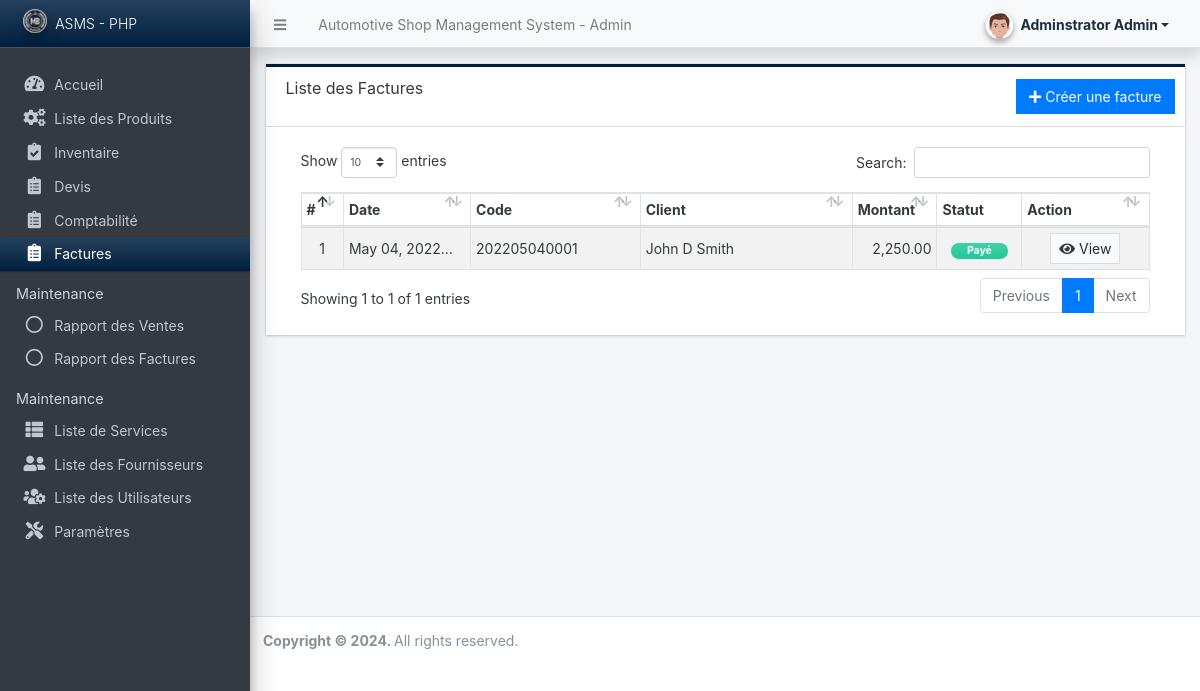
The page /admin/?page=factures (signed in) on the database as committed earlier.
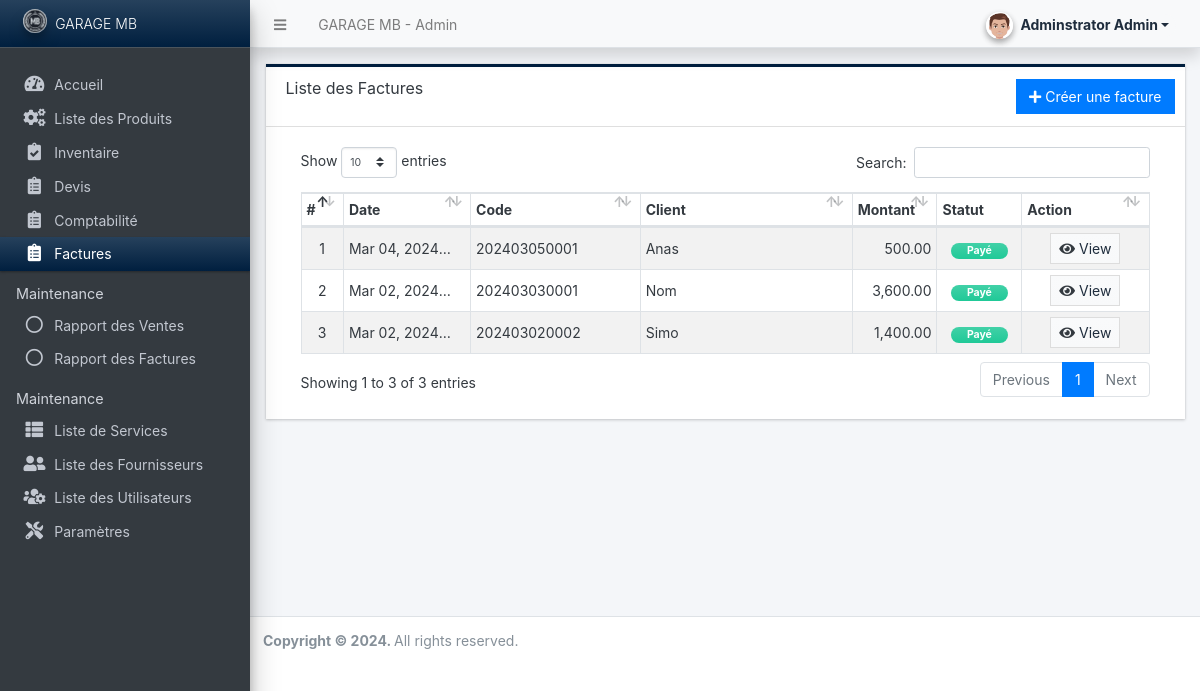
The same page on the database as committed later.
### tables this page shows
CREATE TABLE `transaction_list` (
  `id` int(30) NOT NULL,
  `user_id` int(30) NOT NULL,
  `mechanic_id` int(30) DEFAULT NULL,
  `code` varchar(100) NOT NULL,
  `client_name` text NOT NULL,
  `contact` text NOT NULL,
  `ice` text NOT NULL,
  `rc` text NOT NULL,
  `matricule` text NOT NULL,
  `marque` text NOT NULL,
  `modele` text NOT NULL,
  `kilometrage` text NOT NULL,
  `amount` float(15,2) NOT NULL DEFAULT 0.00,
  `status` tinyint(2) NOT NULL DEFAULT 0 COMMENT '\r\n0=Pending,\r\n1=On-Progress,\r\n2=Done,\r\n3=Paid,\r\n4=Cancelled',
  `date_created` datetime NOT NULL DEFAULT current_timestamp(),
  `date_updated` datetime NOT NULL DEFAULT current_timestamp() ON UPDATE current_timestamp()
);

### config.php (called while the page is built, shortened)
<?php
require_once('classes/DBConnection.php');
require_once('classes/SystemSettings.php');
function validate_image($file){
    global $_settings;
	if(!empty($file)){
        $ex = explode("?",$file);
        $file = $ex[0];
        $ts = isset($ex[1]) ? "?".$ex[1] : '';
		if(is_file(base_app.$file)){
			return base_url.$file.$ts;
		}else{
			return base_url.($_settings->info('logo'));
		}
	}else{
		return base_url.($_settings->info('logo'));
	}
}
function format_num($number = '' , $decimal = ''){
    if(is_numeric($number)){
        $ex = explode(".",$number);
        $decLen = isset($ex[1]) ? strlen($ex[1]) : 0;
        if(is_numeric($decimal)){
            return number_format($number,$decimal);
        }else{
            return number_format($number,$decLen);
        }
    }else{
        return "Invalid Input";
    }
}
function isMobileDevice(){
    $aMobileUA = array(
        '/iphone/i' => 'iPhone',
        '/ipod/i' => 'iPod',
        '/ipad/i' => 'iPad',
        '/android/i' => 'Android',
        '/blackberry/i' => 'BlackBerry',
        '/webos/i' => 'Mobile'
    );
    return false;
}
?>

### classes/DBConnection.php (called while the page is built, shortened)
<?php
class DBConnection{
    private $host = DB_SERVER;
    private $username = DB_USERNAME;
    private $password = DB_PASSWORD;
    private $database = DB_NAME;
    public $conn;
    public function __construct(){
        if (!isset($this->conn)) {
            $this->conn = new mysqli($this->host, $this->username, $this->password, $this->database);
        }
    }
}
?>

### classes/SystemSettings.php (called while the page is built, shortened)
<?php
class SystemSettings extends DBConnection{
	function info($field=''){
		if(!empty($field)){
			if(isset($_SESSION['system_info'][$field]))
				return $_SESSION['system_info'][$field];
			else
				return false;
		}else{
			return false;
		}
	}
}
$_settings = new SystemSettings();
?>

### admin/factures/index.php (the view, shortened to what the changed rows need)
<div class="card card-outline rounded-0 card-navy">
	<div class="card-header">
		<h3 class="card-title">Liste des Factures</h3>
		<div class="card-tools">
			<a href="./?page=factures/manage_facture" id="create_new" class="btn btn-flat btn-primary"><span class="fas fa-plus"></span>  Créer une facture</a>
		</div>
	</div>
	<div class="card-body">
		<div class="container-fluid">
        <div class="container-fluid">
			<table class="table table-hover table-striped table-bordered">
				<colgroup>
					<col width="5%">
					<col width="15%">
					<col width="20%">
					<col width="25%">
					<col width="10%">
					<col width="10%">
					<col width="15%">
				</colgroup>
				<thead>
					<tr>
						<th>#</th>
						<th>Date</th>
						<th>Code</th>
						<th>Client</th>
						<th>Montant</th>
						<th>Statut</th>
						<th>Action</th>
					</tr>
				</thead>
				<tbody>
					<?php
					$i = 1;
						if($_settings->userdata('type') == 3):
						$qry = $conn->query("SELECT * FROM `transaction_list` where tech_id = '{$_settings->userdata('id')}' order by unix_timestamp(date_updated) desc ");
						else:
						$qry = $conn->query("SELECT * FROM `transaction_list` where ( status = 3) order by unix_timestamp(date_updated) desc ");
						endif;
						while($row = $qry->fetch_assoc()):
					?>
						<tr>
							<td class="text-center"><?php echo $i++; ?></td>
							<td><p class="m-0 truncate-1"><?= date("M d, Y H:i", strtotime($row['date_updated'])) ?></p></td>
							<td><p class="m-0 truncate-1"><?= $row['code'] ?></p></td>
							<td><p class="m-0 truncate-1"><?= $row['client_name'] ?></p></td>
							<td class='text-right'><?= format_num($row['amount']) ?></td>
							<td class="text-center">
								<?php
								switch($row['status']){
									case 3:
										echo '<span class="badge badge-success bg-gradient-teal px-3 rounded-pill">Payé</span>';
										break;
								}
								?>
                            </td>
							<td align="center">
								<a class="btn btn-default bg-gradient-light btn-flat btn-sm" href="?page=factures/view_details&id=<?php echo $row['id'] ?>"><span class="fa fa-eye text-dark"></span> View</a>
							</td>
						</tr>
					<?php endwhile; ?>
				</tbody>
			</table>
		</div>
		</div>
	</div>
</div>

### admin/inc/topBarNav.php (shortened to what the changed rows need)
<nav class="main-header navbar navbar-expand navbar-light shadow text-sm">
  <ul class="navbar-nav">
    <li class="nav-item d-none d-sm-inline-block">
      <a href="<?php echo base_url ?>" class="nav-link"><?php echo (!isMobileDevice()) ? $_settings->info('name'):$_settings->info('short_name'); ?> - Admin</a>
    </li>
  </ul>
</nav>

### admin/inc/navigation.php (shortened to what the changed rows need)
<aside class="main-sidebar sidebar-dark-primary elevation-4 sidebar-no-expand">
  <a href="<?php echo base_url ?>admin" class="brand-link bg-gradient-navy text-sm">
  <img src="<?php echo validate_image($_settings->info('logo'))?>" alt="Store Logo" class="brand-image img-circle elevation-3" style="opacity: .8;width: 1.5rem;height: 1.5rem;max-height: unset">
  <span class="brand-text font-weight-light"><?php echo $_settings->info('short_name') ?></span>
  </a>
</aside>

Rows that differ between the two databases and show on the page:
removed transaction_list: date_updated "May 04,…", code "202205040001", client_name "John D Smith", amount "2,250.00", status "Payé"
added transaction_list: date_updated "Mar 04,…", code "202403050001", client_name "Anas", amount "500.00", status "Payé"
added transaction_list: date_updated "Mar 02,…", code "202403030001", client_name "Nom", amount "3,600.00", status "Payé"
added transaction_list: date_updated "Mar 02,…", code "202403020002", client_name "Simo", amount "1,400.00", status "Payé"
Other text that changed with them:
$_settings->info('name'): "Automotive Shop Management System" → "GARAGE MB"
$_settings->info('short_name'): "ASMS - PHP" → "GARAGE MB"
text written by a page script: "Show entries Search: Showing 1 to 1 of 1 entries Previous 1 Next" → "Show entries Search: Showing 1 to 3 of 3 entries Previous 1 Next"
